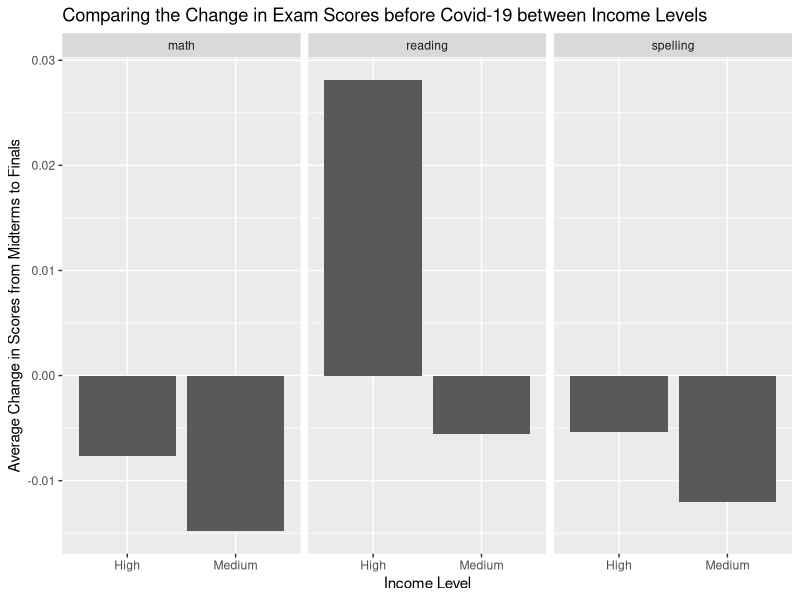

This figure's R source: (Note: this script raises an error after producing the figure.)
## ---- chunk 1
library(tidyverse)
covid <- read_csv("data/clean_covid_formatted.csv")
## ---- chunk 2
covid |>
  select(subject, grade,`income_medium`, `income_high`) |>
  pivot_longer(cols = c(-subject, -grade),
               names_to = "income_level",
               values_to = "scores_diff") |>
  mutate(income_level = as.factor(str_to_sentence(str_extract(income_level, "medium|high")))) |>
  mutate(income_level = fct_relevel(income_level, c("medium", "high")),
         subject = as.factor(subject)) |>
  group_by(income_level, subject) |>
  summarize(mean_scores_diff = mean(scores_diff)) |>
  ggplot(aes(y = mean_scores_diff, x = income_level)) +
  geom_col() +
  facet_wrap(~subject) +
  labs(x = "Income Level",
       y = "Average Change in Scores from Midterms to Finals",
       title = "Comparing the Change in Exam Scores before Covid-19 between Income Levels")

# Control: bar graphs compare learning gains for high and medium income outcome before Covid, faceted by subject, averaged grade.
# x = income status, y = average grade difference pre-Covid, facet = subject

## ---- chunk 3

covid |>
  select(subject, grade,`income_medium`, `income_high`) |>
  pivot_longer(cols = c(-subject, -grade),
               names_to = "income_level",
               values_to = "scores_diff") |>
  mutate(income_level = as.factor(str_to_sentence(str_extract(income_level, "medium|high")))) |>
  mutate(income_level = fct_relevel(income_level, c("medium", "high")),
         subject = as.factor(subject)) |>
  group_by(income_level, subject) |>
  
  ggplot(aes(x = grade, y = scores_diff, color = subject)) +
  facet_wrap(~income_level) +
  geom_point(size = 5) +
  geom_smooth(method = "lm", se = FALSE) +
  labs(x = "Grade", y = "Score Difference from Midterm to Final", facet_wrap = "Household Income", title = "Score Improvement by Household Income Before Covid") +
  theme_solarized() +
  scale_color_solarized(name = "Subject")

## ---- chunk 4
covid |>
  select(subject, grade,`COVID-19 year * Medium income household`, `COVID-19 year * High income household`) |>
  pivot_longer(cols = c(-subject, -grade),
               names_to = "income_level",
               values_to = "scores_diff") |>
  mutate(income_level = as.factor(str_to_sentence(str_extract(income_level, "Medium|High")))) |>
  mutate(income_level = fct_relevel(income_level, c("Medium", "High")),
         subject = as.factor(subject)) |>
  group_by(income_level, subject) |>

  ggplot(aes(x = grade, y = scores_diff, color = subject)) +
  facet_wrap(~income_level) +
  geom_point(size = 5) +
  geom_smooth(method = "lm", se = FALSE) +
  labs(x = "Grade", y = "Score Difference from Midterm to Final", facet_wrap = "Household Income", title = "Score Improvement by Household Income During Covid") +
  theme_solarized() +
  scale_color_solarized(name = "Subject")
 
## ---- chunk 5
covid |>
  select(subject, grade,education_high, education_medium) |>
  pivot_longer(cols = c(-subject, -grade),
               names_to = "education_level",
               values_to = "scores_diff") |>
   mutate(education_level = as.factor(str_to_sentence(str_extract(education_level, "medium|high")))) |>
  mutate(education_level = fct_relevel(education_level, c("Medium", "High")),
         subject = as.factor(subject)) |>
  group_by(education_level, subject) |>

  ggplot(aes(x = grade, y = scores_diff, color = subject)) +
  facet_wrap(~education_level) +
  geom_point(size = 5) +
  geom_smooth(method = "lm", se = FALSE) +
  labs(x = "Grade", y = "Score Difference from Midterm to Final", facet_wrap = "Parental Education", title = "Score Improvement by Parental Education Before Covid") +
  theme_solarized() +
  scale_color_solarized(name = "Subject")
## ---- chunk 6
covid |>
  select(subject, grade,`COVID-19 year * Parental education high`, `COVID-19 year * Parental education medium`) |>
  pivot_longer(cols = c(-subject, -grade),
               names_to = "education_level",
               values_to = "scores_diff") |>
   mutate(education_level = as.factor(str_to_sentence(str_extract(education_level, "medium|high")))) |>
  mutate(education_level = fct_relevel(education_level, c("Medium", "High")),
         subject = as.factor(subject)) |>
  group_by(education_level, subject) |>
  
  ggplot(aes(x = grade, y = scores_diff, color = subject)) +
  facet_wrap(~education_level) +
  geom_point(size = 5) +
  geom_smooth(method = "lm", se = FALSE) +
  labs(x = "Grade", y = "Score Difference from Midterm to Final", facet_wrap = "Parental Education", title = "Score Improvement by Parental Education During Covid") +
  theme_solarized() +
  scale_color_solarized(name = "Subject")

